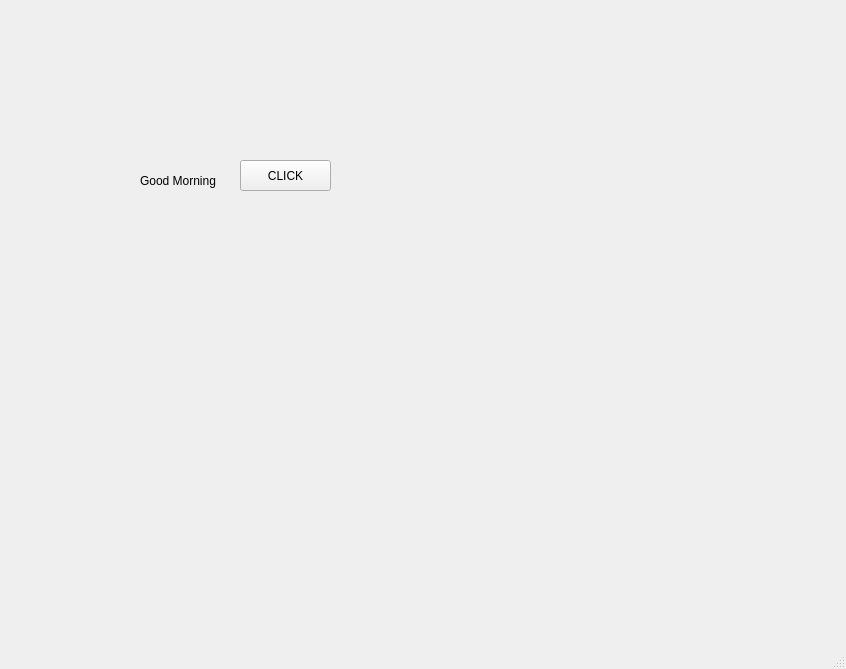
<?xml version="1.0" encoding="UTF-8"?>
<ui version="4.0">
 <class>MainWindow</class>
 <widget class="QMainWindow" name="MainWindow">
  <property name="geometry">
   <rect>
    <x>0</x>
    <y>0</y>
    <width>846</width>
    <height>669</height>
   </rect>
  </property>
  <property name="windowTitle">
   <string>MainWindow</string>
  </property>
  <widget class="QWidget" name="centralwidget">
   <widget class="QLabel" name="lbl">
    <property name="geometry">
     <rect>
      <x>140</x>
      <y>160</y>
      <width>101</width>
      <height>41</height>
     </rect>
    </property>
    <property name="text">
     <string>Good Morning</string>
    </property>
   </widget>
   <widget class="QPushButton" name="pb">
    <property name="geometry">
     <rect>
      <x>240</x>
      <y>160</y>
      <width>91</width>
      <height>31</height>
     </rect>
    </property>
    <property name="text">
     <string>CLICK</string>
    </property>
   </widget>
  </widget>
  <widget class="QMenuBar" name="menubar">
   <property name="geometry">
    <rect>
     <x>0</x>
     <y>0</y>
     <width>846</width>
     <height>21</height>
    </rect>
   </property>
  </widget>
  <widget class="QStatusBar" name="statusbar"/>
 </widget>
 <resources/>
 <connections/>
</ui>
